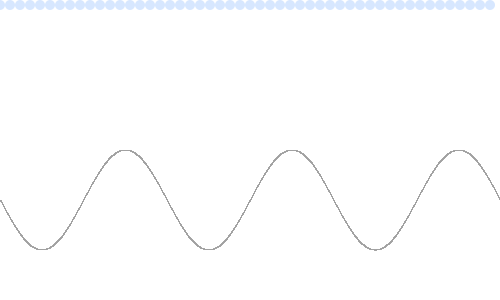
Frame 1 (no input)
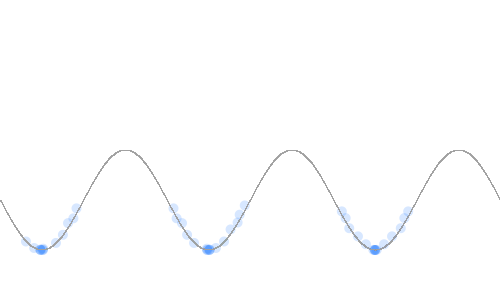
Frame 60 (the mouse pressed at the canvas centre just before this capture)
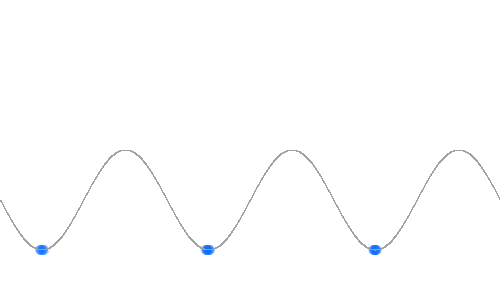
Frame 120 (the mouse held since frame 60 and released just before this capture)

The Processing sketch that drew these frames (run headless with seeded random() and noise(); from frame 60 on, the mouse is pressed at the canvas centre):

// Processing sketch: processing_143365
// ── processing_143365.pde

Obstr obstr;
Drop[] drops;
int dropCount;
float spaceing;

void setup(){
  size(500,300);
  background(255);
  //frameRate(4);
  
  dropCount = 50;
  spaceing = width/(dropCount-1);
  obstr = new Obstr();
  drops = new Drop[dropCount];
  
  for(int i = 0; i < dropCount; i++){
    drops[i] = new Drop(obstr, spaceing*i, 0);    
  }

}

void draw(){
  background(255);

  for(int i = 0; i < dropCount; i++){
    
    drops[i].update();
    drops[i].display();
    obstr.display();
  }
}

//create drops and mak them move
class Drop{
  Obstr ob;
  //float x;
  //float y;
  PVector location;
  float speed = 5;
  PVector speedV = new PVector(0,speed);
  //PVector accel;
  
  Drop(Obstr _ob, float x, float y){
  ob = _ob;
  location = new PVector(x,y);
  
  }  
//move drops downdwords and along the obstruction
  void update (){
  float ob_y = ob.Fx(location.x);
    if (location.y < ob_y){
      location.add(speedV);

    }
    //check if circles colide with obstructions
    else {
      //make circles direction change based on geometry of obstructions
      PVector new_tan = ob.downSlope(location.x);
      new_tan.mult(speed);
      location.add(new_tan);
    }
    location.y = Math.min(location.y,ob_y);
    
  }
  
  void display(){
    noStroke();
    fill(0,100,255,40);
    ellipse(location.x,location.y,10,10);
    
  }
    
}

//create a curve to act as an obstruction
class Obstr{
  float freq = 2*PI*3/width; 
  float amp = 50;  // amplitude
  float pos = 2*height/3; // position along the y axis
  float eps = 0.1;  
  
  float Fx(float x){
    float y = pos+sin(x*freq)*amp;
    return y;
  }
  
  //find tangent vectors
  PVector downSlope(float x){
    PVector tanV = new PVector(1,cos(x*freq)*freq*amp);
    tanV.normalize();
    if (tanV.y < 0)
      tanV.mult(-1);
    if (tanV.y < eps)
      tanV.x = tanV.y = 0.0;
    return tanV;
  }


  void display(){
    stroke (160);
    strokeWeight (.5);
    noFill();
    beginShape();
      for (int i = 0; i <= width; i += 1) {
        vertex(i,pos+sin(i*freq)*amp);
      }
    endShape();
  }
}
